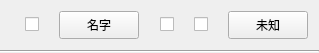
<?xml version="1.0" encoding="UTF-8"?>
<ui version="4.0">
 <class>devItem</class>
 <widget class="QWidget" name="devItem">
  <property name="geometry">
   <rect>
    <x>0</x>
    <y>0</y>
    <width>319</width>
    <height>53</height>
   </rect>
  </property>
  <property name="windowTitle">
   <string>devItem</string>
  </property>
  <layout class="QVBoxLayout" name="verticalLayout">
   <property name="spacing">
    <number>0</number>
   </property>
   <property name="margin">
    <number>0</number>
   </property>
   <item>
    <widget class="QWidget" name="widget" native="true">
     <layout class="QHBoxLayout" name="horizontalLayout">
      <item>
       <spacer name="horizontalSpacer_2">
        <property name="orientation">
         <enum>Qt::Horizontal</enum>
        </property>
        <property name="sizeHint" stdset="0">
         <size>
          <width>1</width>
          <height>20</height>
         </size>
        </property>
       </spacer>
      </item>
      <item>
       <widget class="QCheckBox" name="isHave">
        <property name="layoutDirection">
         <enum>Qt::LeftToRight</enum>
        </property>
        <property name="text">
         <string/>
        </property>
       </widget>
      </item>
      <item>
       <spacer name="horizontalSpacer">
        <property name="orientation">
         <enum>Qt::Horizontal</enum>
        </property>
        <property name="sizeHint" stdset="0">
         <size>
          <width>1</width>
          <height>20</height>
         </size>
        </property>
       </spacer>
      </item>
      <item>
       <widget class="QPushButton" name="btnDevName">
        <property name="sizePolicy">
         <sizepolicy hsizetype="Expanding" vsizetype="Expanding">
          <horstretch>0</horstretch>
          <verstretch>0</verstretch>
         </sizepolicy>
        </property>
        <property name="text">
         <string>名字</string>
        </property>
       </widget>
      </item>
      <item>
       <spacer name="horizontalSpacer_3">
        <property name="orientation">
         <enum>Qt::Horizontal</enum>
        </property>
        <property name="sizeHint" stdset="0">
         <size>
          <width>1</width>
          <height>20</height>
         </size>
        </property>
       </spacer>
      </item>
      <item>
       <widget class="QCheckBox" name="isEn">
        <property name="text">
         <string/>
        </property>
       </widget>
      </item>
      <item>
       <spacer name="horizontalSpacer_4">
        <property name="orientation">
         <enum>Qt::Horizontal</enum>
        </property>
        <property name="sizeHint" stdset="0">
         <size>
          <width>1</width>
          <height>20</height>
         </size>
        </property>
       </spacer>
      </item>
      <item>
       <widget class="QCheckBox" name="isUpload">
        <property name="text">
         <string/>
        </property>
       </widget>
      </item>
      <item>
       <spacer name="horizontalSpacer_5">
        <property name="orientation">
         <enum>Qt::Horizontal</enum>
        </property>
        <property name="sizeHint" stdset="0">
         <size>
          <width>1</width>
          <height>20</height>
         </size>
        </property>
       </spacer>
      </item>
      <item>
       <widget class="QPushButton" name="btnWarningState">
        <property name="sizePolicy">
         <sizepolicy hsizetype="Minimum" vsizetype="Expanding">
          <horstretch>0</horstretch>
          <verstretch>0</verstretch>
         </sizepolicy>
        </property>
        <property name="text">
         <string>未知</string>
        </property>
       </widget>
      </item>
     </layout>
    </widget>
   </item>
   <item>
    <widget class="Line" name="line">
     <property name="orientation">
      <enum>Qt::Horizontal</enum>
     </property>
    </widget>
   </item>
  </layout>
 </widget>
 <layoutdefault spacing="6" margin="11"/>
 <resources/>
 <connections/>
</ui>
